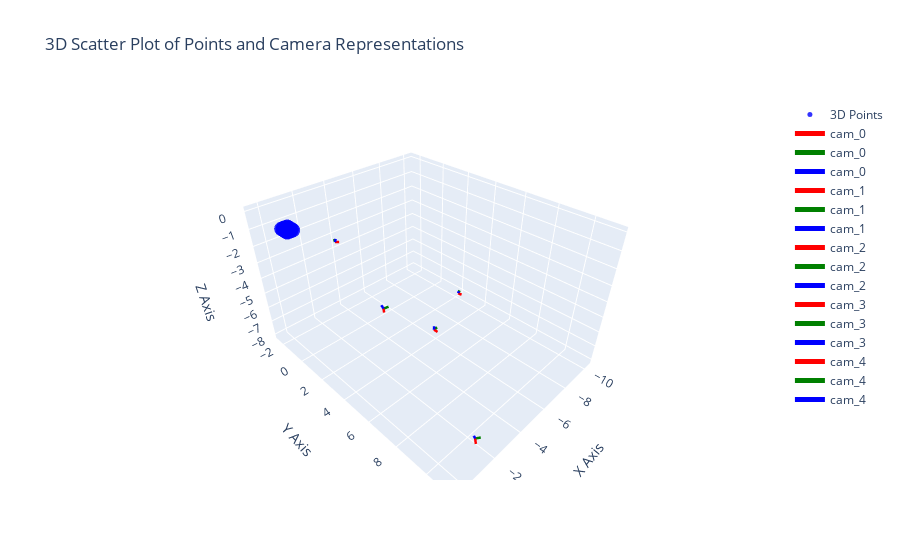

The code cell stored with this chart in its notebook:
### Code cell
REPROJECTION_ERROR_THRESH = 10000.0
dictionary = cv2.aruco.getPredefinedDictionary(ARUCO_DICT)
board = cv2.aruco.CharucoBoard((SQUARES_VERTICALLY, SQUARES_HORIZONTALLY), SQUARE_LENGTH, MARKER_LENGTH, dictionary)
params = cv2.aruco.DetectorParameters()
detector = cv2.aruco.ArucoDetector(dictionary, params)
world_corners = board.getChessboardCorners()

camera_poses = []
figures = []
for i, image_path in enumerate(image_paths):
    #img_path = image_paths[12] # select image
    #print(image_path)
    image_color = cv2.imread(image_path)
    res = estimate_pose(image_color, mtx, dst, detector)
    if res is None:
        print("pose could not be estimated")
        continue
    rvec, tvec, charuco_corners = res
    #rvec, tvec = convert_left_to_right(rvec, tvec)
    #rvec, tvec = invert_transform(rvec, tvec)
    E, P, img_pts = reproject_world_points(rvec, tvec, mtx, world_corners)
    #print(charuco_corners[:2,0,:])
    repr_err = compute_reprojection_error(charuco_corners, img_pts.T)
    if repr_err < REPROJECTION_ERROR_THRESH:
        camera_poses.append(E)
        figures.append(draw_reproj(image_color, charuco_corners, img_pts))
    print(i, image_path,repr_err)


plot_3d_points_and_camera_centers(world_corners.T, camera_poses)

### Figure 1 — Plotly figure (JSON) as saved in the notebook; plotly's stock layout.template omitted (floating-point values rounded to 4 significant figures)
{"data": [{"marker": {"color": "blue", "opacity": 0.8, "size": 5}, "mode": "markers", "name": "3D Points", "type": "scatter3d", "x": [0.1, 0.2, 0.3, 0.4, 0.1, 0.2, 0.3, 0.4, 0.1, 0.2, 0.3, 0.4, 0.1, 0.2, 0.3, 0.4, 0.1, 0.2, 0.3, 0.4, 0.1, 0.2, 0.3, 0.4], "y": [0.1, 0.1, 0.1, 0.1, 0.2, 0.2, 0.2, 0.2, 0.3, 0.3, 0.3, 0.3, 0.4, 0.4, 0.4, 0.4, 0.5, 0.5, 0.5, 0.5, 0.6, 0.6, 0.6, 0.6], "z": [0, 0, 0, 0, 0, 0, 0, 0, 0, 0, 0, 0, 0, 0, 0, 0, 0, 0, 0, 0, 0, 0, 0, 0]}, {"line": {"color": "red", "width": 5}, "mode": "lines", "name": "cam_0", "type": "scatter3d", "x": [-10.09, -10.18], "y": [2.124, 2.344], "z": [-7.983, -8.051]}, {"line": {"color": "green", "width": 5}, "mode": "lines", "name": "cam_0", "type": "scatter3d", "x": [-10.09, -10.31], "y": [2.124, 2.047], "z": [-7.983, -7.909]}, {"line": {"color": "blue", "width": 5}, "mode": "lines", "name": "cam_0", "type": "scatter3d", "x": [-10.09, -10.04], "y": [2.124, 2.214], "z": [-7.983, -7.754]}, {"line": {"color": "red", "width": 5}, "mode": "lines", "name": "cam_1", "type": "scatter3d", "x": [-1.236, -1.069], "y": [11.0, 11.18], "z": [-6.735, -6.77]}, {"line": {"color": "green", "width": 5}, "mode": "lines", "name": "cam_1", "type": "scatter3d", "x": [-1.236, -1.405], "y": [11.0, 11.17], "z": [-6.735, -6.66]}, {"line": {"color": "blue", "width": 5}, "mode": "lines", "name": "cam_1", "type": "scatter3d", "x": [-1.236, -1.157], "y": [11.0, 10.97], "z": [-6.735, -6.499]}, {"line": {"color": "red", "width": 5}, "mode": "lines", "name": "cam_2", "type": "scatter3d", "x": [-4.47, -4.483], "y": [5.332, 5.581], "z": [-5.909, -5.921]}, {"line": {"color": "green", "width": 5}, "mode": "lines", "name": "cam_2", "type": "scatter3d", "x": [-4.47, -4.719], "y": [5.332, 5.319], "z": [-5.909, -5.9]}, {"line": {"color": "blue", "width": 5}, "mode": "lines", "name": "cam_2", "type": "scatter3d", "x": [-4.47, -4.461], "y": [5.332, 5.344], "z": [-5.909, -5.66]}, {"line": {"color": "red", "width": 5}, "mode": "lines", "name": "cam_3", "type": "scatter3d", "x": [-1.254, -1.113], "y": [5.222, 5.426], "z": [-2.799, -2.833]}, {"line": {"color": "green", "width": 5}, "mode": "lines", "name": "cam_3", "type": "scatter3d", "x": [-1.254, -1.44], "y": [5.222, 5.365], "z": [-2.799, -2.712]}, {"line": {"color": "blue", "width": 5}, "mode": "lines", "name": "cam_3", "type": "scatter3d", "x": [-1.254, -1.163], "y": [5.222, 5.199], "z": [-2.799, -2.567]}, {"line": {"color": "red", "width": 5}, "mode": "lines", "name": "cam_4", "type": "scatter3d", "x": [-3.801, -4.027], "y": [-2.187, -2.095], "z": [-3.281, -3.337]}, {"line": {"color": "green", "width": 5}, "mode": "lines", "name": "cam_4", "type": "scatter3d", "x": [-3.801, -3.907], "y": [-2.187, -2.401], "z": [-3.281, -3.207]}, {"line": {"color": "blue", "width": 5}, "mode": "lines", "name": "cam_4", "type": "scatter3d", "x": [-3.801, -3.822], "y": [-2.187, -2.096], "z": [-3.281, -3.049]}], "layout": {"scene": {"xaxis": {"title": {"text": "X Axis"}}, "yaxis": {"title": {"text": "Y Axis"}}, "zaxis": {"title": {"text": "Z Axis"}}}, "title": {"text": "3D Scatter Plot of Points and Camera Representations"}}}
